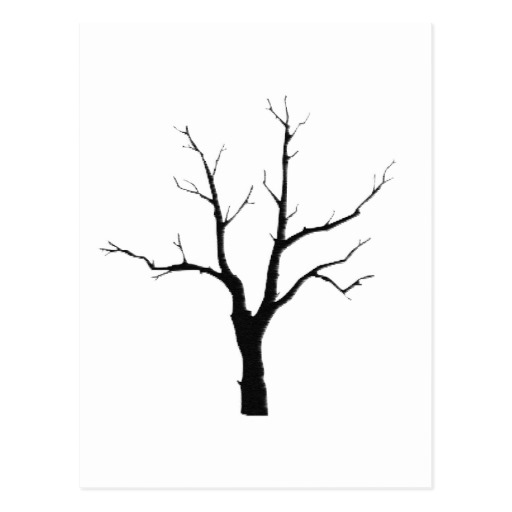
#> input picture download2.jpg, 512 x 512 px
$ python fasttest.py   (Python 2 division)   (older library calls are emulated)
#> lines starting #> are read from the running program, lines starting #| are printed output that depends on the picture
import numpy as np
import cv2
from matplotlib import pyplot as plt

img = cv2.imread('download2.jpg',0)
#> img is the input picture: shape (512, 512); min 0, max 255, mean 246.7

# Initiate FAST object with default values
fast = cv2.FastFeatureDetector()

# find and draw the keypoints
kp = fast.detect(img,None)
#> kp = 510 keypoints; strongest (x, y, size): (304, 228, 7), (220, 271, 7), (211, 198, 7), (279, 198, 7)
img2 = cv2.drawKeypoints(img, kp, color=(255,0,0))
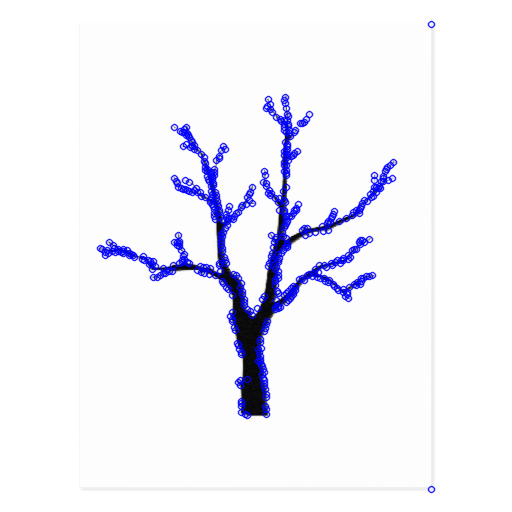
#> img2: shape (512, 512, 3); mean of channels 0, 1, 2 249.5, 241.1, 241.1; drawn as B, G, R

# Print all default params
#> (the run stopped early here; a loop or call above may not have finished)

$ run again, with download3.png saved as download2.jpg
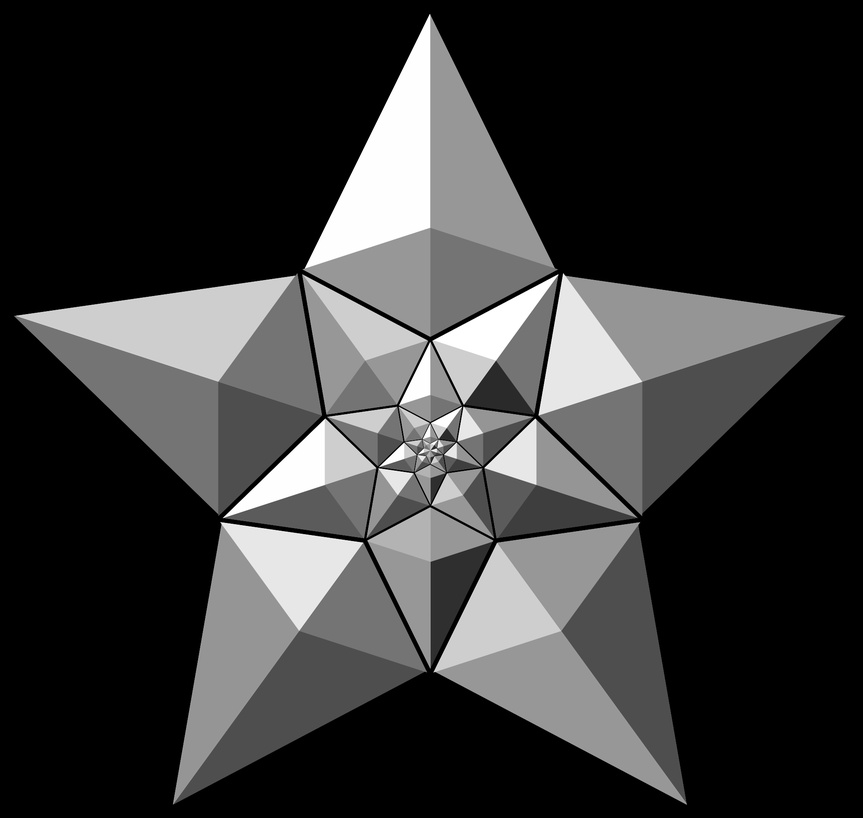
#> input picture download3.png, 863 x 818 px, shrunk from 2000 x 1896 before the run
#> img is the input picture: shape (818, 863); min 0, max 255, mean 56
#> kp = 1043 keypoints; strongest (x, y, size): (429, 16, 7), (557, 275, 7), (222, 523, 7), (324, 420, 7)
#> `img2 = cv2.drawKeypoints(img, kp, color=(255,0,0))`:
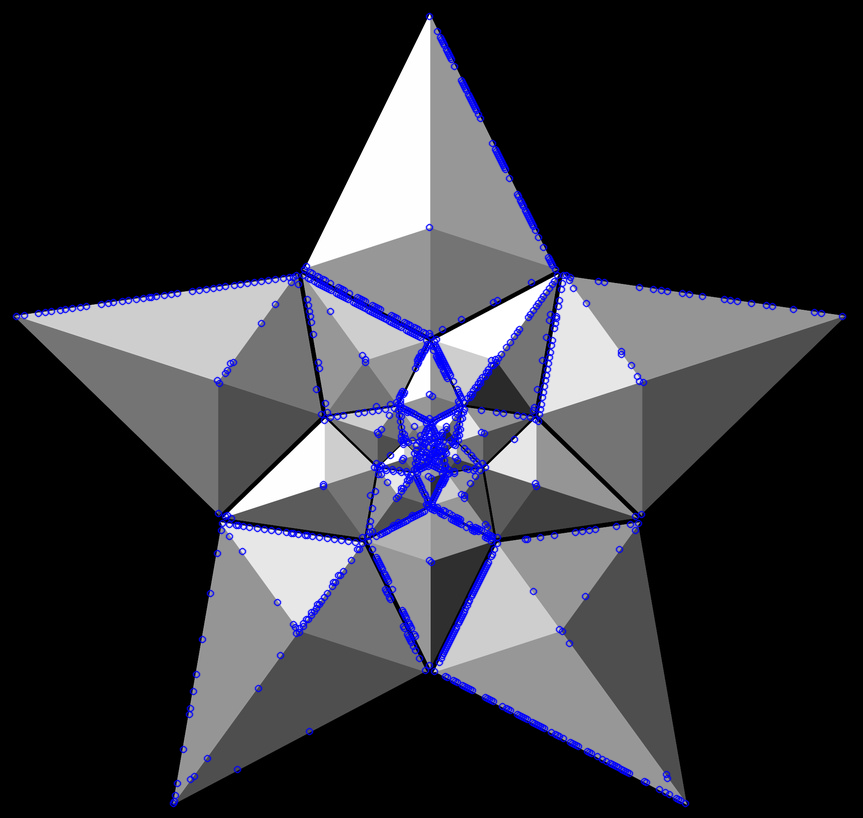
#> img2: shape (818, 863, 3); mean of channels 0, 1, 2 59.4, 53.1, 53.1; drawn as B, G, R
